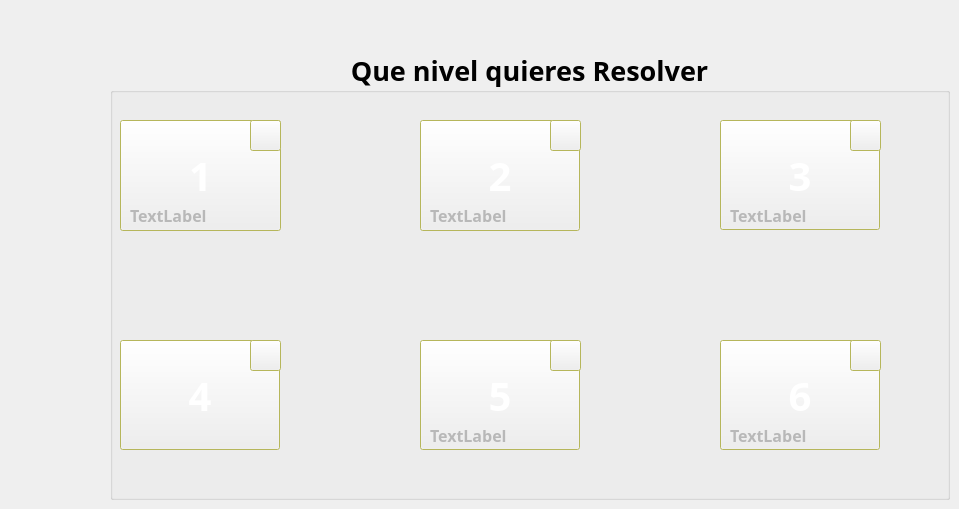
    <widget class="QWidget" name="Levels">
     <widget class="QGroupBox" name="groupBox_3">
      <property name="enabled">
       <bool>true</bool>
      </property>
      <property name="geometry">
       <rect>
        <x>110</x>
        <y>50</y>
        <width>840</width>
        <height>450</height>
       </rect>
      </property>
      <property name="palette">
       <palette>
        <active>
         <colorrole role="WindowText">
          <brush brushstyle="SolidPattern">
           <color alpha="255">
            <red>0</red>
            <green>0</green>
            <blue>0</blue>
           </color>
          </brush>
         </colorrole>
         <colorrole role="Base">
          <brush brushstyle="SolidPattern">
           <color alpha="255">
            <red>255</red>
            <green>255</green>
            <blue>255</blue>
           </color>
          </brush>
         </colorrole>
         <colorrole role="Window">
          <brush brushstyle="SolidPattern">
           <color alpha="255">
            <red>255</red>
            <green>255</green>
            <blue>127</blue>
           </color>
          </brush>
         </colorrole>
        </active>
        <inactive>
         <colorrole role="WindowText">
          <brush brushstyle="SolidPattern">
           <color alpha="255">
            <red>0</red>
            <green>0</green>
            <blue>0</blue>
           </color>
          </brush>
         </colorrole>
         <colorrole role="Base">
          <brush brushstyle="SolidPattern">
           <color alpha="255">
            <red>255</red>
            <green>255</green>
            <blue>255</blue>
           </color>
          </brush>
         </colorrole>
         <colorrole role="Window">
          <brush brushstyle="SolidPattern">
           <color alpha="255">
            <red>255</red>
            <green>255</green>
            <blue>127</blue>
           </color>
          </brush>
         </colorrole>
        </inactive>
        <disabled>
         <colorrole role="WindowText">
          <brush brushstyle="SolidPattern">
           <color alpha="255">
            <red>120</red>
            <green>120</green>
            <blue>120</blue>
           </color>
          </brush>
         </colorrole>
         <colorrole role="Base">
          <brush brushstyle="SolidPattern">
           <color alpha="255">
            <red>255</red>
            <green>255</green>
            <blue>127</blue>
           </color>
          </brush>
         </colorrole>
         <colorrole role="Window">
          <brush brushstyle="SolidPattern">
           <color alpha="255">
            <red>255</red>
            <green>255</green>
            <blue>127</blue>
           </color>
          </brush>
         </colorrole>
        </disabled>
       </palette>
      </property>
      <property name="font">
       <font>
        <family>Showcard Gothic</family>
        <pointsize>20</pointsize>
        <weight>75</weight>
        <bold>true</bold>
       </font>
      </property>
      <property name="title">
       <string>Que nivel quieres Resolver</string>
      </property>
      <property name="alignment">
       <set>Qt::AlignCenter</set>
      </property>
      <property name="flat">
       <bool>true</bool>
      </property>
      <widget class="QPushButton" name="btn_lvl1">
       <property name="geometry">
        <rect>
         <x>10</x>
         <y>70</y>
         <width>161</width>
         <height>111</height>
        </rect>
       </property>
       <property name="palette">
        <palette>
         <active>
          <colorrole role="ButtonText">
           <brush brushstyle="SolidPattern">
            <color alpha="255">
             <red>255</red>
             <green>255</green>
             <blue>255</blue>
            </color>
           </brush>
          </colorrole>
         </active>
         <inactive>
          <colorrole role="ButtonText">
           <brush brushstyle="SolidPattern">
            <color alpha="255">
             <red>255</red>
             <green>255</green>
             <blue>255</blue>
            </color>
           </brush>
          </colorrole>
         </inactive>
         <disabled>
          <colorrole role="ButtonText">
           <brush brushstyle="SolidPattern">
            <color alpha="255">
             <red>120</red>
             <green>120</green>
             <blue>120</blue>
            </color>
           </brush>
          </colorrole>
         </disabled>
        </palette>
       </property>
       <property name="font">
        <font>
         <family>Showcard Gothic</family>
         <pointsize>30</pointsize>
        </font>
       </property>
       <property name="text">
        <string>1</string>
       </property>
       <property name="flat">
        <bool>false</bool>
       </property>
      </widget>
      <widget class="QPushButton" name="bnt_lvl4">
       <property name="geometry">
        <rect>
         <x>10</x>
         <y>290</y>
         <width>160</width>
         <height>110</height>
        </rect>
       </property>
       <property name="palette">
        <palette>
         <active>
          <colorrole role="ButtonText">
           <brush brushstyle="SolidPattern">
            <color alpha="255">
             <red>255</red>
             <green>255</green>
             <blue>255</blue>
            </color>
           </brush>
          </colorrole>
         </active>
         <inactive>
          <colorrole role="ButtonText">
           <brush brushstyle="SolidPattern">
            <color alpha="255">
             <red>255</red>
             <green>255</green>
             <blue>255</blue>
            </color>
           </brush>
          </colorrole>
         </inactive>
         <disabled>
          <colorrole role="ButtonText">
           <brush brushstyle="SolidPattern">
            <color alpha="255">
             <red>120</red>
             <green>120</green>
             <blue>120</blue>
            </color>
           </brush>
          </colorrole>
         </disabled>
        </palette>
       </property>
       <property name="font">
        <font>
         <family>Showcard Gothic</family>
         <pointsize>30</pointsize>
        </font>
       </property>
       <property name="text">
        <string>4</string>
       </property>
      </widget>
      <widget class="QPushButton" name="bnt_lvl5">
       <property name="geometry">
        <rect>
         <x>310</x>
         <y>290</y>
         <width>160</width>
         <height>110</height>
        </rect>
       </property>
       <property name="palette">
        <palette>
         <active>
          <colorrole role="ButtonText">
           <brush brushstyle="SolidPattern">
            <color alpha="255">
             <red>255</red>
             <green>255</green>
             <blue>255</blue>
            </color>
           </brush>
          </colorrole>
         </active>
         <inactive>
          <colorrole role="ButtonText">
           <brush brushstyle="SolidPattern">
            <color alpha="255">
             <red>255</red>
             <green>255</green>
             <blue>255</blue>
            </color>
           </brush>
          </colorrole>
         </inactive>
         <disabled>
          <colorrole role="ButtonText">
           <brush brushstyle="SolidPattern">
            <color alpha="255">
             <red>120</red>
             <green>120</green>
             <blue>120</blue>
            </color>
           </brush>
          </colorrole>
         </disabled>
        </palette>
       </property>
       <property name="font">
        <font>
         <family>Showcard Gothic</family>
         <pointsize>30</pointsize>
        </font>
       </property>
       <property name="text">
        <string>5</string>
       </property>
      </widget>
      <widget class="QPushButton" name="bnt_lvl3">
       <property name="geometry">
        <rect>
         <x>610</x>
         <y>70</y>
         <width>160</width>
         <height>110</height>
        </rect>
       </property>
       <property name="palette">
        <palette>
         <active>
          <colorrole role="ButtonText">
           <brush brushstyle="SolidPattern">
            <color alpha="255">
             <red>255</red>
             <green>255</green>
             <blue>255</blue>
            </color>
           </brush>
          </colorrole>
         </active>
         <inactive>
          <colorrole role="ButtonText">
           <brush brushstyle="SolidPattern">
            <color alpha="255">
             <red>255</red>
             <green>255</green>
             <blue>255</blue>
            </color>
           </brush>
          </colorrole>
         </inactive>
         <disabled>
          <colorrole role="ButtonText">
           <brush brushstyle="SolidPattern">
            <color alpha="255">
             <red>120</red>
             <green>120</green>
             <blue>120</blue>
            </color>
           </brush>
          </colorrole>
         </disabled>
        </palette>
       </property>
       <property name="font">
        <font>
         <family>Showcard Gothic</family>
         <pointsize>30</pointsize>
        </font>
       </property>
       <property name="text">
        <string>3</string>
       </property>
      </widget>
      <widget class="QPushButton" name="bnt_lvl6">
       <property name="geometry">
        <rect>
         <x>610</x>
         <y>290</y>
         <width>160</width>
         <height>110</height>
        </rect>
       </property>
       <property name="palette">
        <palette>
         <active>
          <colorrole role="ButtonText">
           <brush brushstyle="SolidPattern">
            <color alpha="255">
             <red>255</red>
             <green>255</green>
             <blue>255</blue>
            </color>
           </brush>
          </colorrole>
         </active>
         <inactive>
          <colorrole role="ButtonText">
           <brush brushstyle="SolidPattern">
            <color alpha="255">
             <red>255</red>
             <green>255</green>
             <blue>255</blue>
            </color>
           </brush>
          </colorrole>
         </inactive>
         <disabled>
          <colorrole role="ButtonText">
           <brush brushstyle="SolidPattern">
            <color alpha="255">
             <red>120</red>
             <green>120</green>
             <blue>120</blue>
            </color>
           </brush>
          </colorrole>
         </disabled>
        </palette>
       </property>
       <property name="font">
        <font>
         <family>Showcard Gothic</family>
         <pointsize>30</pointsize>
        </font>
       </property>
       <property name="text">
        <string>6</string>
       </property>
      </widget>
      <widget class="QPushButton" name="bnt_lvl2">
       <property name="geometry">
        <rect>
         <x>310</x>
         <y>70</y>
         <width>160</width>
         <height>111</height>
        </rect>
       </property>
       <property name="palette">
        <palette>
         <active>
          <colorrole role="ButtonText">
           <brush brushstyle="SolidPattern">
            <color alpha="255">
             <red>255</red>
             <green>255</green>
             <blue>255</blue>
            </color>
           </brush>
          </colorrole>
         </active>
         <inactive>
          <colorrole role="ButtonText">
           <brush brushstyle="SolidPattern">
            <color alpha="255">
             <red>255</red>
             <green>255</green>
             <blue>255</blue>
            </color>
           </brush>
          </colorrole>
         </inactive>
         <disabled>
          <colorrole role="ButtonText">
           <brush brushstyle="SolidPattern">
            <color alpha="255">
             <red>120</red>
             <green>120</green>
             <blue>120</blue>
            </color>
           </brush>
          </colorrole>
         </disabled>
        </palette>
       </property>
       <property name="font">
        <font>
         <family>Showcard Gothic</family>
         <pointsize>30</pointsize>
        </font>
       </property>
       <property name="text">
        <string>2</string>
       </property>
      </widget>
      <widget class="QLabel" name="lbl_level1">
       <property name="geometry">
        <rect>
         <x>20</x>
         <y>150</y>
         <width>100</width>
         <height>31</height>
        </rect>
       </property>
       <property name="palette">
        <palette>
         <active>
          <colorrole role="WindowText">
           <brush brushstyle="SolidPattern">
            <color alpha="255">
             <red>184</red>
             <green>184</green>
             <blue>184</blue>
            </color>
           </brush>
          </colorrole>
         </active>
         <inactive>
          <colorrole role="WindowText">
           <brush brushstyle="SolidPattern">
            <color alpha="255">
             <red>184</red>
             <green>184</green>
             <blue>184</blue>
            </color>
           </brush>
          </colorrole>
         </inactive>
         <disabled>
          <colorrole role="WindowText">
           <brush brushstyle="SolidPattern">
            <color alpha="255">
             <red>120</red>
             <green>120</green>
             <blue>120</blue>
            </color>
           </brush>
          </colorrole>
         </disabled>
        </palette>
       </property>
       <property name="font">
        <font>
         <pointsize>12</pointsize>
        </font>
       </property>
       <property name="text">
        <string>TextLabel</string>
       </property>
      </widget>
      <widget class="QPushButton" name="btn_HighScore1">
       <property name="geometry">
        <rect>
         <x>140</x>
         <y>70</y>
         <width>31</width>
         <height>31</height>
        </rect>
       </property>
       <property name="text">
        <string/>
       </property>
       <property name="icon">
        <iconset resource="Images.qrc">
         <normaloff>:/gold_star</normaloff>:/gold_star</iconset>
       </property>
      </widget>
      <widget class="QPushButton" name="btn_HighScore2">
       <property name="geometry">
        <rect>
         <x>440</x>
         <y>70</y>
         <width>31</width>
         <height>31</height>
        </rect>
       </property>
       <property name="text">
        <string/>
       </property>
       <property name="icon">
        <iconset resource="Images.qrc">
         <normaloff>:/gold_star</normaloff>:/gold_star</iconset>
       </property>
      </widget>
      <widget class="QLabel" name="lbl_level2">
       <property name="geometry">
        <rect>
         <x>320</x>
         <y>150</y>
         <width>100</width>
         <height>31</height>
        </rect>
       </property>
       <property name="palette">
        <palette>
         <active>
          <colorrole role="WindowText">
           <brush brushstyle="SolidPattern">
            <color alpha="255">
             <red>184</red>
             <green>184</green>
             <blue>184</blue>
            </color>
           </brush>
          </colorrole>
         </active>
         <inactive>
          <colorrole role="WindowText">
           <brush brushstyle="SolidPattern">
            <color alpha="255">
             <red>184</red>
             <green>184</green>
             <blue>184</blue>
            </color>
           </brush>
          </colorrole>
         </inactive>
         <disabled>
          <colorrole role="WindowText">
           <brush brushstyle="SolidPattern">
            <color alpha="255">
             <red>120</red>
             <green>120</green>
             <blue>120</blue>
            </color>
           </brush>
          </colorrole>
         </disabled>
        </palette>
       </property>
       <property name="font">
        <font>
         <pointsize>12</pointsize>
        </font>
       </property>
       <property name="text">
        <string>TextLabel</string>
       </property>
      </widget>
      <widget class="QLabel" name="lbl_level3">
       <property name="geometry">
        <rect>
         <x>620</x>
         <y>150</y>
         <width>100</width>
         <height>31</height>
        </rect>
       </property>
       <property name="palette">
        <palette>
         <active>
          <colorrole role="WindowText">
           <brush brushstyle="SolidPattern">
            <color alpha="255">
             <red>184</red>
             <green>184</green>
             <blue>184</blue>
            </color>
           </brush>
          </colorrole>
         </active>
         <inactive>
          <colorrole role="WindowText">
           <brush brushstyle="SolidPattern">
            <color alpha="255">
             <red>184</red>
             <green>184</green>
             <blue>184</blue>
            </color>
           </brush>
          </colorrole>
         </inactive>
         <disabled>
          <colorrole role="WindowText">
           <brush brushstyle="SolidPattern">
            <color alpha="255">
             <red>120</red>
             <green>120</green>
             <blue>120</blue>
            </color>
           </brush>
          </colorrole>
         </disabled>
        </palette>
       </property>
       <property name="font">
        <font>
         <pointsize>12</pointsize>
        </font>
       </property>
       <property name="text">
        <string>TextLabel</string>
       </property>
      </widget>
      <widget class="QPushButton" name="btn_HighScore3">
       <property name="geometry">
        <rect>
         <x>740</x>
         <y>70</y>
         <width>31</width>
         <height>31</height>
        </rect>
       </property>
       <property name="text">
        <string/>
       </property>
       <property name="icon">
        <iconset resource="Images.qrc">
         <normaloff>:/gold_star</normaloff>:/gold_star</iconset>
       </property>
      </widget>
      <widget class="QPushButton" name="btn_HighScore4">
       <property name="geometry">
        <rect>
         <x>140</x>
         <y>290</y>
         <width>31</width>
         <height>31</height>
        </rect>
       </property>
       <property name="text">
        <string/>
       </property>
       <property name="icon">
        <iconset resource="Images.qrc">
         <normaloff>:/gold_star</normaloff>:/gold_star</iconset>
       </property>
      </widget>
      <widget class="QLabel" name="lbl_level4">
       <property name="geometry">
        <rect>
         <x>20</x>
         <y>370</y>
         <width>110</width>
         <height>31</height>
        </rect>
       </property>
       <property name="palette">
        <palette>
         <active>
          <colorrole role="WindowText">
           <brush brushstyle="SolidPattern">
            <color alpha="255">
             <red>184</red>
             <green>184</green>
             <blue>184</blue>
            </color>
           </brush>
          </colorrole>
         </active>
         <inactive>
          <colorrole role="WindowText">
           <brush brushstyle="SolidPattern">
            <color alpha="255">
             <red>184</red>
             <green>184</green>
             <blue>184</blue>
            </color>
           </brush>
          </colorrole>
         </inactive>
         <disabled>
          <colorrole role="WindowText">
           <brush brushstyle="SolidPattern">
            <color alpha="255">
             <red>120</red>
             <green>120</green>
             <blue>120</blue>
            </color>
           </brush>
          </colorrole>
         </disabled>
        </palette>
       </property>
       <property name="font">
        <font>
         <pointsize>12</pointsize>
        </font>
       </property>
       <property name="text">
        <string> </string>
       </property>
      </widget>
      <widget class="QLabel" name="lbl_level5">
       <property name="geometry">
        <rect>
         <x>320</x>
         <y>370</y>
         <width>110</width>
         <height>31</height>
        </rect>
       </property>
       <property name="palette">
        <palette>
         <active>
          <colorrole role="WindowText">
           <brush brushstyle="SolidPattern">
            <color alpha="255">
             <red>184</red>
             <green>184</green>
             <blue>184</blue>
            </color>
           </brush>
          </colorrole>
         </active>
         <inactive>
          <colorrole role="WindowText">
           <brush brushstyle="SolidPattern">
            <color alpha="255">
             <red>184</red>
             <green>184</green>
             <blue>184</blue>
            </color>
           </brush>
          </colorrole>
         </inactive>
         <disabled>
          <colorrole role="WindowText">
           <brush brushstyle="SolidPattern">
            <color alpha="255">
             <red>120</red>
             <green>120</green>
             <blue>120</blue>
            </color>
           </brush>
          </colorrole>
         </disabled>
        </palette>
       </property>
       <property name="font">
        <font>
         <pointsize>12</pointsize>
        </font>
       </property>
       <property name="text">
        <string>TextLabel</string>
       </property>
      </widget>
      <widget class="QPushButton" name="btn_HighScore5">
       <property name="geometry">
        <rect>
         <x>440</x>
         <y>290</y>
         <width>31</width>
         <height>31</height>
        </rect>
       </property>
       <property name="text">
        <string/>
       </property>
       <property name="icon">
        <iconset resource="Images.qrc">
         <normaloff>:/gold_star</normaloff>:/gold_star</iconset>
       </property>
      </widget>
      <widget class="QLabel" name="lbl_level6">
       <property name="geometry">
        <rect>
         <x>620</x>
         <y>370</y>
         <width>100</width>
         <height>31</height>
        </rect>
       </property>
       <property name="palette">
        <palette>
         <active>
          <colorrole role="WindowText">
           <brush brushstyle="SolidPattern">
            <color alpha="255">
             <red>184</red>
             <green>184</green>
             <blue>184</blue>
            </color>
           </brush>
          </colorrole>
         </active>
         <inactive>
          <colorrole role="WindowText">
           <brush brushstyle="SolidPattern">
            <color alpha="255">
             <red>184</red>
             <green>184</green>
             <blue>184</blue>
            </color>
           </brush>
          </colorrole>
         </inactive>
         <disabled>
          <colorrole role="WindowText">
           <brush brushstyle="SolidPattern">
            <color alpha="255">
             <red>120</red>
             <green>120</green>
             <blue>120</blue>
            </color>
           </brush>
          </colorrole>
         </disabled>
        </palette>
       </property>
       <property name="font">
        <font>
         <pointsize>12</pointsize>
        </font>
       </property>
       <property name="text">
        <string>TextLabel</string>
       </property>
      </widget>
      <widget class="QPushButton" name="btn_HighScore6">
       <property name="geometry">
        <rect>
         <x>740</x>
         <y>290</y>
         <width>31</width>
         <height>31</height>
        </rect>
       </property>
       <property name="text">
        <string/>
       </property>
       <property name="icon">
        <iconset resource="Images.qrc">
         <normaloff>:/gold_star</normaloff>:/gold_star</iconset>
       </property>
      </widget>
     </widget>
    </widget>
